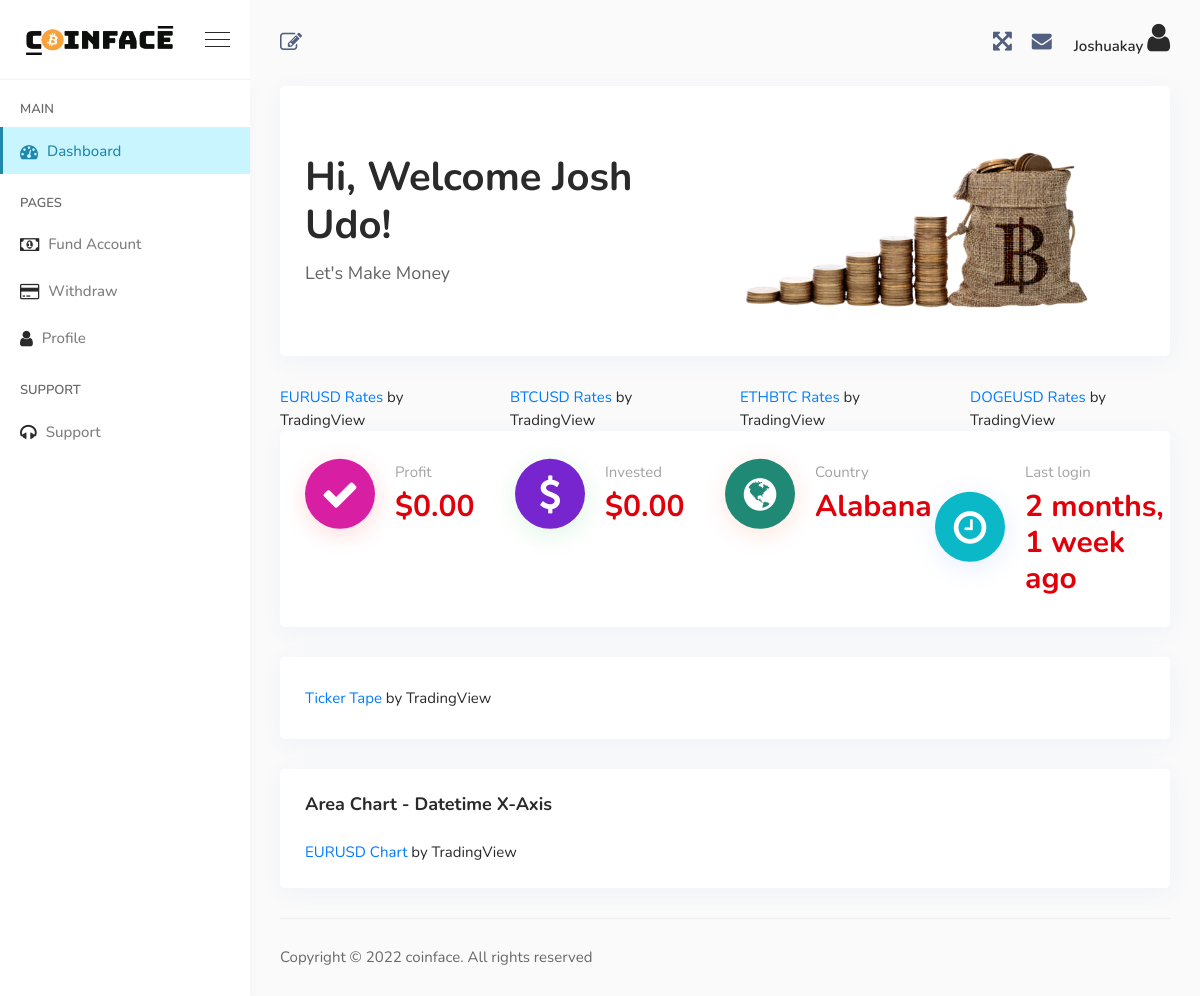
The page /dashboard/ (signed in) on the database as committed earlier.
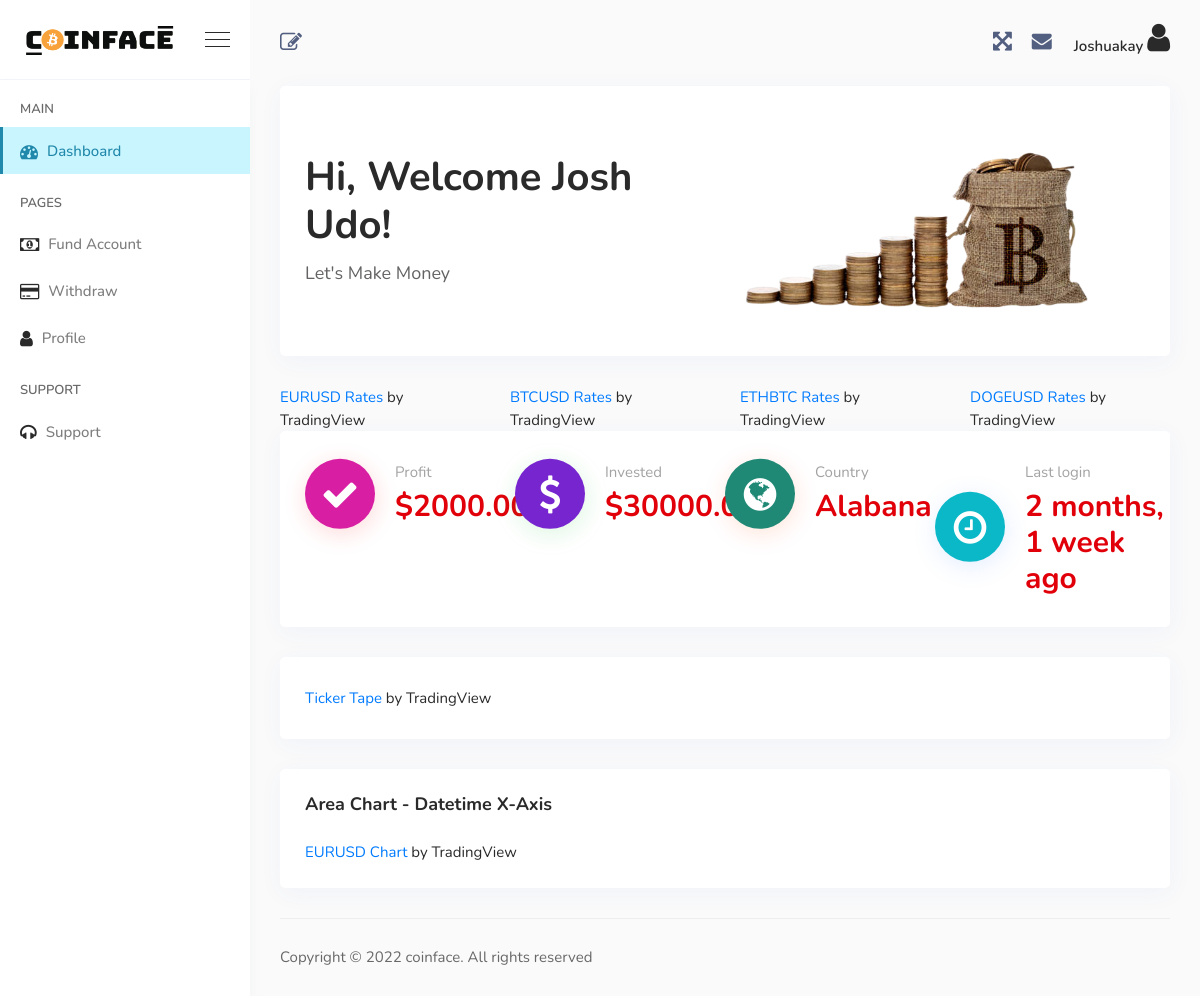
The same page on the database as committed later.
### core/models.py (models this page shows, shortened)
class User(AbstractUser):
    full_name = models.CharField(max_length=256)
    email = models.EmailField(
        _('Email'),
        max_length=150,
        unique=True,
        help_text=_('Required. 150 characters or fewer. Letters, digits and @/./+/-/_ only.'),
        error_messages={
            'unique': _("A user with that email already exists."),
        },
    )
    phonenumber = models.CharField(
        max_length=12,
        validators = [numeric_validator]
    )
    country = models.CharField(
        max_length= 50
    )
    objects = BaseManager()
    USERNAME_FIELD = 'email'
    REQUIRED_FIELDS = []

class Account(models.Model):
    user = models.OneToOneField(User, on_delete=models.CASCADE)
    invested_balance = models.DecimalField(decimal_places=2, max_digits=10, default=Decimal("0.00"))
    profit = models.DecimalField(decimal_places=2, max_digits=10, default=Decimal("0.00"))
    profit_balance = models.DecimalField(decimal_places=2, max_digits=20, default=Decimal("0.00"))

### core/views.py (the view)
# urls.py: path('dashboard/', views.DashboardView.as_view(),name="dashboard"),
class DashboardView(LoginRequiredMixin, View):
    def get(self,request):
        account = Account.objects.get(user = request.user)
        return render(request, 'dashboard/dashboard.html',{'account':account})

### core/templates/dashboard/dashboard.html (shortened to what this page needs)
{% extends 'dashboard/base.html' %}
{% load static %}
{% block content %}
    <div class="welcome-area">
        <div class="row m-0 align-items-center">
            <div class="col-lg-5 col-md-12 p-0">
                <div class="welcome-content">
                    <h1 class="mb-2">Hi, Welcome {{request.user.full_name}}!</h1>
                    <p class="mb-0">Let's Make Money</p>
                </div>
            </div>
            <div class="col-lg-7 col-md-12 p-0">
                <div class="welcome-img">
                    <img src="{% static 'dassets/img/welcome-img.png' %}" style="max-height: 250px; object-fit: contain;" alt="image">
                </div>
            </div>
        </div>
    </div>
    <div class="row">
        <div class="col-lg-3 col-md-3">
            <div class="tradingview-widget-container">
                <div class="tradingview-widget-copyright"><a href="https://www.tradingview.com/symbols/FX-EURUSD/"
                        rel="noopener" target="_blank"><span class="blue-text">EURUSD Rates</span></a> by
                    TradingView</div>
            </div>
        </div>
        <div class="col-lg-3 col-md-3">
            <div class="tradingview-widget-container">
                <div class="tradingview-widget-copyright"><a href="https://www.tradingview.com/symbols/BITSTAMP-BTCUSD/"
                        rel="noopener" target="_blank"><span class="blue-text">BTCUSD Rates</span></a> by TradingView</div>
            </div>
        </div>
        <div class="col-lg-3 col-md-3">
            <div class="tradingview-widget-container">
                <div class="tradingview-widget-copyright"><a href="https://www.tradingview.com/symbols/BITSTAMP-ETHBTC/"
                        rel="noopener" target="_blank"><span class="blue-text">ETHBTC Rates</span></a> by TradingView</div>
            </div>
        </div>
        <div class="col-lg-3 col-md-3">
                <div class="tradingview-widget-container">
                  <div class="tradingview-widget-copyright"><a href="https://uk.tradingview.com/symbols/DOGEUSD/?exchange=BITTREX" rel="noopener" target="_blank"><span class="blue-text">DOGEUSD Rates</span></a> by TradingView</div>
                </div>
        </div>
    </div>
    <div class="ecommerce-stats-area">
        <div class="row">
            <div class="col-lg-3 col-sm-6 col-md-6">
                <div class="single-stats-card-box">
                    <div class="icon">
                        <i class='fa fa-check'></i>
                    </div>
                    <span class="sub-title">Profit</span>
                    <h3>
                        <h3 class="row">
                            <span class="col-8" style="padding-left: 0;"> ${{account.profit}}</span>
                        </h3>
                    </div>
                </div>
                <div class="col-lg-3 col-sm-6 col-md-6">
                    <div class="single-stats-card-box">
                        <div class="icon">
                            <i class='fa fa-usd'></i>
                        </div>
                        <span class="sub-title">Invested</span>
                        <h3>${{account.invested_balance}}</h3>
                    </div>
                </div>
                <div class="col-lg-3 col-sm-6 col-md-6">
                    <div class="single-stats-card-box">
                        <div class="icon">
                            <i class='fa fa-globe'></i>
                        </div>
                        <span class="sub-title">Country</span>
                        <h3>{{request.user.country}}</h3>
                    </div>
                </div>
                <div class="col-lg-3 col-sm-6 col-md-6">
                    <div class="single-stats-card-box">
                        <div class="icon">
                            <i class='fa fa-clock-o'></i>
                        </div>
                        <span class="sub-title">Last login</span>
                        <h3> {{request.user.last_login|timesince}} ago</h3>
                    </div>
                </div>
            </div>
        </div>
        <div class="ecommerce-stats-area">
            <div class="row">
                <div class="tradingview-widget-container">
                    <div class="tradingview-widget-copyright"><a href="https://www.tradingview.com" rel="noopener"
                            target="_blank"><span class="blue-text">Ticker Tape</span></a> by TradingView</div>
                </div>
            </div>
        </div>
        <div class="card mb-30">
            <div class="card-header d-flex justify-content-between align-items-center">
                <h3>Area Chart - Datetime X-Axis</h3>
            </div>
            <div class="card-body">
                <div class="tradingview-widget-container">
                    <div class="tradingview-widget-copyright"><a href="https://www.tradingview.com/symbols/BITSTAMP-EURUSD/"
                            rel="noopener" target="_blank"><span class="blue-text">EURUSD Chart</span></a> by TradingView</div>
                </div>
            </div>
        </div>
{% endblock %}

### core/templates/dashboard/base.html (shortened to what this page needs)
{% load static %}
<!doctype html>
<html lang="en">
<head>
    <link rel="stylesheet" href="{% static 'asset/css/font-awesome.min.css' %}">
    <link rel="stylesheet" href="{% static 'dassets/css/vendors.min.css' %}">
    <link rel="stylesheet" href="{% static 'dassets/css/style.css' %}">
    <link rel="stylesheet" href="{% static 'dassets/css/responsive.css' %}">
</head>
<body>
    <div class="sidemenu-area">
        <div class="sidemenu-header">
            <a href="{% url 'index' %}" class="navbar-brand d-flex align-items-center">
                <img src="{% static 'asset/images/logo-dark1.png' %}" alt="logo">
            </a>
            <div class="burger-menu d-none d-lg-block">
                <span class="top-bar"></span>
                <span class="middle-bar"></span>
                <span class="bottom-bar"></span>
            </div>
        </div>
        <div class="sidemenu-body">
            <ul class="sidemenu-nav metisMenu h-100" id="sidemenu-nav" data-simplebar>
                <li class="nav-item-title">Main</li>
                <li class="nav-item {% if request.path == '/dashboard/'%}mm-active{% endif%}">
                    <a href="{% url 'dashboard' %}" class="nav-link">
                        <span class="icon"><i class='fa fa-tachometer'></i></span>
                        <span class="menu-title">Dashboard</span>
                    </a>
                </li>
                <li class="nav-item-title">Pages</li>
                <li class="nav-item {% if request.path == '/fund/'%}mm-active{% endif%}">
                    <a href="{% url 'fund' %}" class="nav-link">
                        <span class="icon"><i class='fa fa-money'></i></span>
                        <span class="menu-title">Fund Account</span>
                    </a>
                </li>
                <li class="nav-item {% if request.path == '/withdraw/'%}mm-active{% endif%}">
                    <a href="{% url 'withdraw' %}" class="nav-link">
                        <span class="icon"><i class='fa fa-credit-card'></i></span>
                        <span class="menu-title">Withdraw</span>
                    </a>
                </li>
                <li class="nav-item {% if request.path == '/profile/'%}mm-active{% endif%}">
                    <a href="{% url 'profile' %}" class="nav-link">
                        <span class="icon"><i class='fa fa-user'></i></span>
                        <span class="menu-title">Profile</span>
                    </a>
                </li>
                <li class="nav-item-title">Support</li>
                <li class="nav-item">
                    <a href="mailto:support@coinface.us" class="nav-link">
                        <span class="icon"><i class='fa fa-headphones'></i></span>
                        <span class="menu-title">Support</span>
                    </a>
                </li>
            </ul>
        </div>
    </div>
    <div class="main-content d-flex flex-column">
        <nav class="navbar top-navbar navbar-expand">
            <div class="collapse navbar-collapse" id="navbarSupportContent" style="display: flex; justify-content: space-between; align-items: center;">
                <ul class="navbar-nav left-nav align-items-center navbar-left">
                    <li class="nav-item">
                        <a href="{% url 'edit-profile' %}"  class="nav-link" data-toggle="tooltip" data-placement="bottom"
                            title="Edit profile">
                            <i class='fa fa-pencil-square-o'></i>
                        </a>
                    </li>
                </ul>
                <ul class="navbar-nav right-nav navbar-right align-items-center">
                    <li class="nav-item">
                        <a class="nav-link bx-fullscreen-btn" id="fullscreen-button">
                            <i class="fa fa-arrows-alt"></i>
                        </a>
                    </li>
                    <li class="nav-item message-box dropdown">
                        <a href="mailto:support@coinface.us" class="nav-link dropdown-toggle" role="button" data-toggle="dropdown"
                            aria-haspopup="true" aria-expanded="false">
                            <div class="message-btn">
                                <i class='fa fa-envelope'></i>
                            </div>
                        </a>
                    </li>
                    <li class="nav-item dropdown profile-nav-item">
                        <a href="#" class="nav-link dropdown-toggle" role="button" data-toggle="dropdown"
                            aria-haspopup="true" aria-expanded="false">
                            <div class="menu-profile">
                                <span class="name">
                                    {{request.user.username}}
                                </span>
                                <span class="icon rounded-circle h2"><i class='fa fa-user'></i></span>
                            </div>
                        </a>
                    </li>
                </ul>
            </div>
        </nav>
        {% block content%}
        {% endblock %}
        <footer class="footer-area">
            <div class="row align-items-center">
                <div class="col-lg-6 col-sm-6 col-md-6">
                    <p>Copyright © 2022 <a href="{% url 'index' %}">coinface</a>. All rights
                        reserved</p>
                </div>
            </div>
        </footer>
    </div>
</body>
</html>

Rows that differ between the two databases and show on the page:
changed Account: profit "0.00" → "2000.00"; invested_balance "0.00" → "30000.00"
